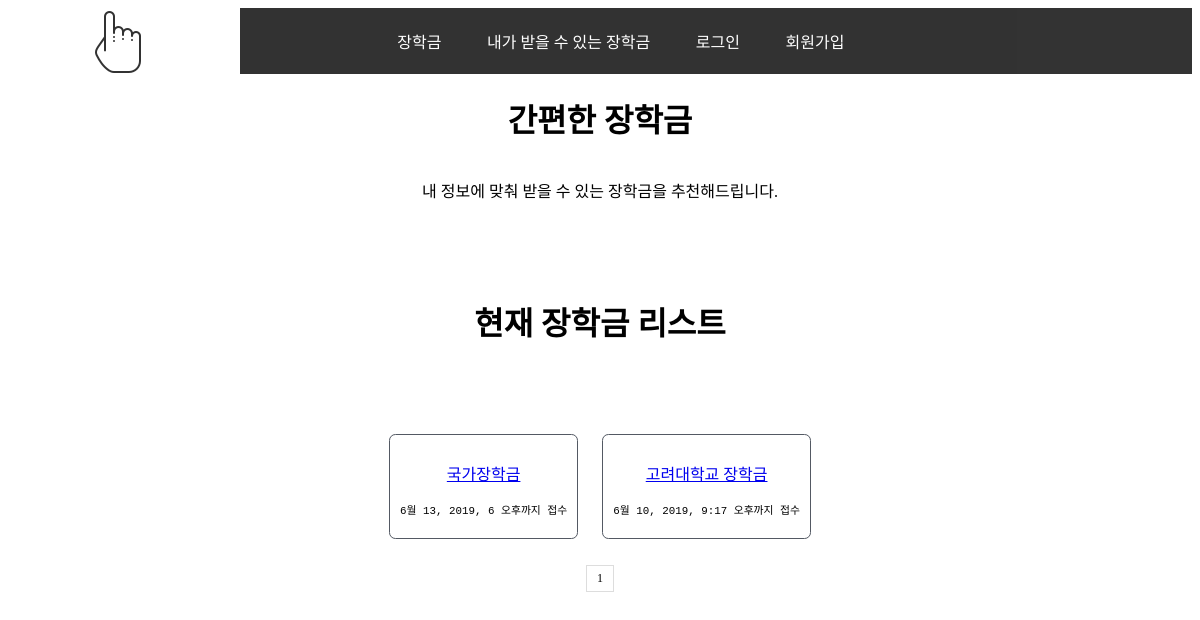
The app's page /scholarship/main/, older data.
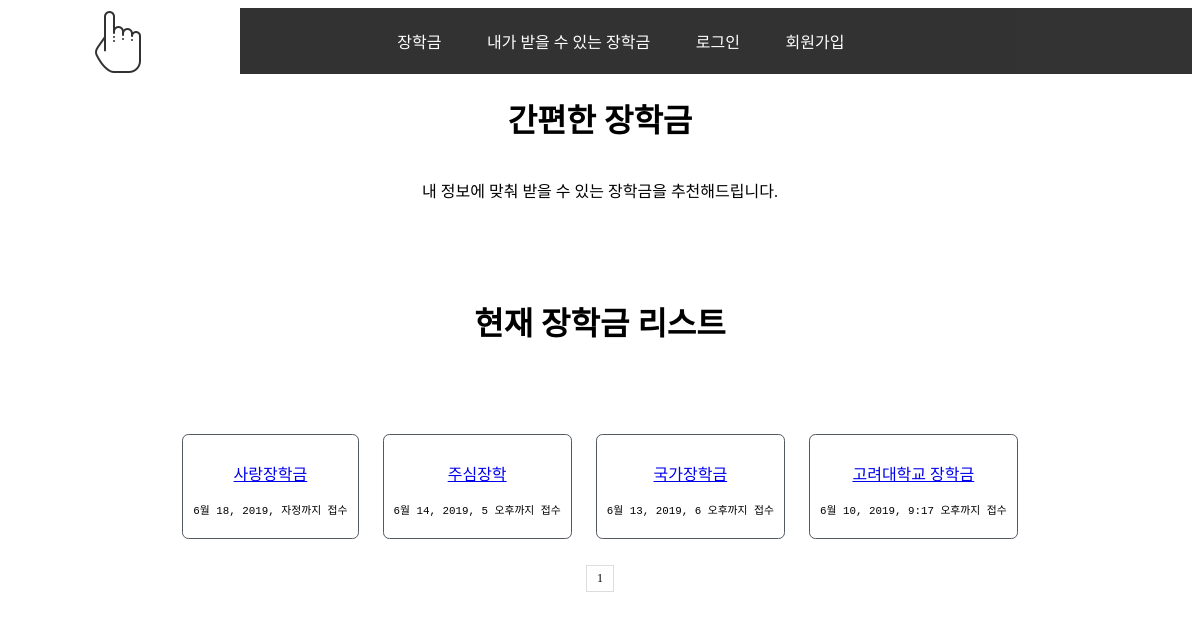
The same page, newer data.
### scholarship/models.py (models this page shows, shortened)
class Scholar_content(models.Model):
    @staticmethod
    def randomtag():
        return str(randint(9,11))
    scholar_name=models.CharField(max_length=200,primary_key=True,verbose_name='장학이름')
    scholar_reward=models.TextField(blank=True,verbose_name='장학혜택')
    scholar_needs=models.TextField(blank=True,verbose_name='제출서류')
    scholar_howto=models.TextField(blank=True,verbose_name='접수방법')
    scholar_qna=models.TextField(blank=True,verbose_name='장학문의번호')
    scholar_recruitment_num=models.PositiveIntegerField(verbose_name='선발인원')
    scholar_application_start=models.DateTimeField(blank=True,null=True,verbose_name='제출기간 시작')
    scholar_application_end = models.DateTimeField(blank=True,null=True,verbose_name='제출기간 마지막')
    scholar_foundation_name=models.CharField(max_length=200,verbose_name='장학재단이름')
    scholar_who_draft=models.TextField(blank=True,verbose_name='선발대상')
    slug = models.SlugField(default='garbage',allow_unicode=True,max_length=100,verbose_name='슬러그')
    thumb_nail = models.ImageField(default = 'default.png',verbose_name='썸네일')
    form_file = models.FileField(verbose_name='양식업로드',null=True)

### scholarship/views.py (the view)
# urls.py: path('',scholarship.main),
def main(request):
    page = request.GET.get('page','1')
    page = int(page)
    scholars = Scholar_content.objects.all().order_by('scholar_application_end').reverse()
    num=5
    paginator = Paginator(scholars,num)
    try:
        p = paginator.page(page)
    except PageNotAnInteger:
        p = paginator.page(1)
    except EmptyPage:
        p = paginator.page(paginator.num_pages)
    if paginator.num_pages < num:
        num= paginator.num_pages
    start_index = 1
    end_index = paginator.num_pages
    if p.number>5:
        start_index = p.number-5
    if paginator.num_pages > p.number+5:
        end_index = p.number+5
    page_range = range(start_index,end_index+1)
    return render(request, 'scholarship/main.html', {'scholars': p, 'page_range': page_range,
    'page_start_index':start_index,'page_end_index':end_index})

### scholarship/templates/scholarship/main.html (shortened to what this page needs)
{% extends 'base_layout.html' %}
    {% block content %}
    <div class="about">
        <h1>간편한 장학금</h1>
        <li>
            <ul>내 정보에 맞춰 받을 수 있는 장학금을 추천해드립니다.</ul>
        </li>
    </div>
    <div class="introduce">
        <h1>현재 장학금 리스트</h1>
    </div>
        <div class="scholar-content">
        {% for scholar in scholars%}
            <li class="scholar-list">
                <ul>
                <a class="btn-{{scholar.randomtag}}" href="{%url 'scholarship:detail' scholar.slug%}">{{scholar.scholar_name}}</a>
                </ul>
                <ul class="scholar-period">{{scholar.scholar_application_end}}까지 접수</ul>
            </li>
        {% endfor %}
        </div>
    <nav class="pagination">
        <ul class="pagination">
        {% for i in page_range %}
            {% if i == scholars.number %}
            <li class="active"><span>{{ i }}</span></li>
            {% else %}
            <li class="active">
                <span><a href="?page={{ i }}">{{i}}</a></span>
            </li>
            {% endif %}
        {% endfor %}
        </ul>
    </nav>
    {% endblock %}

### templates/base_layout.html (shortened to what this page needs)
{% load static %}
{% load sass_tags %}
<!DOCTYPE html>
<html>
    <head>
        <link rel="stylesheet" href="{%sass_src 'scss/logo.scss' %}" type="text/css">
        <link rel="stylesheet" href="{% static 'css/base.css'%}" type="text/css">
        <link rel="stylesheet" href="{%static 'js/logo.js'}">
        <header>
            <div class="header-content">
            <ul class="list"><a href="{%url 'scholarship:main'%}"><img class="logo" id="logo" src="{%static 'img/logo.png'%}" alt=""></a></ul>
            <li class="header-list">
                <ul class="list"><a href="{%url 'scholarship:main'%}">장학금</a></ul>
                {% if user.is_authenticated%}
                <ul class="list"><a href="{% url 'scholarship:my_scholar'%}">내가 받을 수 있는 장학금</a></ul>
                {% else%}
                <ul class="list"><a href="{% url 'userauth:login'%}">내가 받을 수 있는 장학금</a></ul>
                {% endif%}
                {% if user.is_authenticated%}
                <ul class="list"><a href="{%url 'userauth:logout'%}">로그아웃</a></ul>
                <ul class="list"><a href="{% url 'userauth:detail' %}">상세정보</a></ul>
                {% else %}
                <ul class="list"><a href="{% url 'userauth:login' %}">로그인</a></ul>
                <ul class="list"><a href="{% url 'userauth:signup'%}">회원가입</a></ul>
                {% endif%}
            </li>
            </div>
        </header>
    </head>
    <body>
        {% block content%}
        {% endblock%}
    </body>
</html>

### scholarship/static/css/base.css (style rules this page uses)
img.logo { position: absolute; background: white; left: 0; top: 0; border: 5rem solid; border-top: 0rem; border-bottom: 0rem; }
body { text-align: center; }
div { min-width: 1000px; min-height: auto; }
ul { text-align: center; padding: 0; }
li { display: inline-block; }
.pagination li { font-size: 12px; border: 1px solid #ddd; padding: 5px 10px; margin: 0 auto; position: relative; }
.header-content { text-align: center; margin: 0 auto; background-color: black; opacity: 0.8; }
li.header-list { display: inline-block; position: relative; margin: 1.3rem; }
ul.list { display: inline; margin: 1.3rem; }
.list a { border: none 1rem; border-radius: 0.5rem; background-color: black; text-decoration: none; color: white; text-align: center; }
li.scholar-list { text-align: center; border: 0.1rem solid; border-radius: 0.4rem; border-color: rgb(83,89,99); padding: 10px 10px; margin: 10px 10px; }
ul.scholar-period { font-family: monospace; font-size: smaller; }
.introduce { margin: 5rem; }

Row changes from the older to the newer data that the page shows:
added Scholar_content: scholar_name "사랑장학금", scholar_application_end "6월 18, 2019, 자정"
added Scholar_content: scholar_name "주심장학", scholar_application_end "6월 14, 2019, 5 오후"
